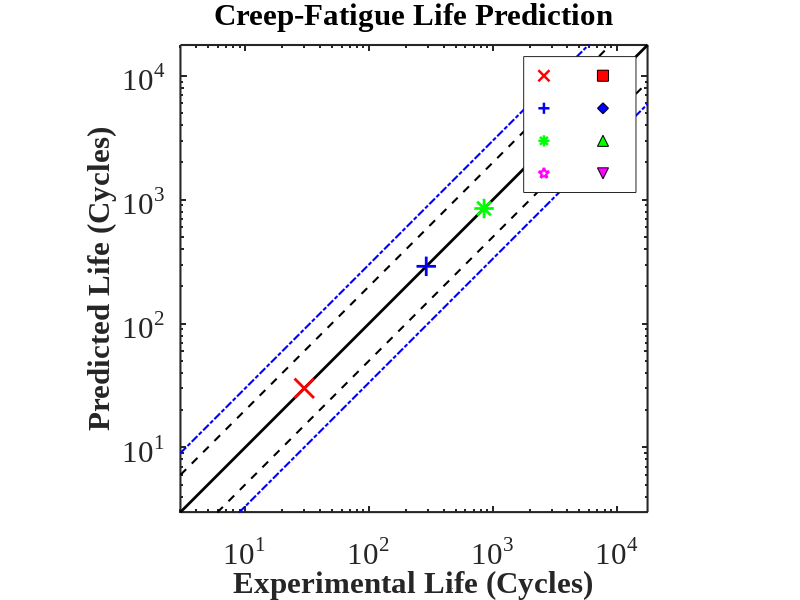

Write the MATLAB code that produced this figure. (Note: this script raises an error after producing the figure.)
clc;
clear;
close all;

%% 1. SETUP: DEFINE THE FOUR CASES
% =========================================================================
% CASE 1: 1.2% Strain 
cases(1).filename = 'cyclic_2_4.csv'; 
cases(1).epsilon_a = 0.012;      
cases(1).exp_life = 30;           

% CASE 2: 0.8% Strain 
cases(2).filename = 'cyclic_2_0.csv'; 
cases(2).epsilon_a = 0.010;      
cases(2).exp_life = 290;         

% CASE 3: 0.9% Strain 
cases(3).filename = 'cyclic_1_8.csv'; 
cases(3).epsilon_a = 0.009;      
cases(3).exp_life = 850;          

% CASE 4: 1.0% Strain 
cases(4).filename = 'cyclic_1_6.csv'; 
cases(4).epsilon_a = 0.008;      
cases(4).exp_life = 3557;         

% (Case 5 Removed)

% =========================================================================
% GLOBAL MATERIAL CONSTANTS
Sg = 0.055;      
%Sc = 0.9 * Sg;
Sc = 0.01268;
D0 = 0;          
%Dfc = 0.9;
Dfc =0.04;
n1 = 0.6;        
Q = 6.97e-19;    
T = 1033;        
R = 8.314;       

% Pre-allocate for 4 cases
pred_lives = zeros(1, 4);
exp_lives = zeros(1, 4);

%% 2. MAIN PROCESSING LOOP
for k = 1:length(cases)
    eps_a = cases(k).epsilon_a;
    current_file = cases(k).filename;
    B1 = 389501 - (630849 * eps_a) + (257797 * eps_a^2);
    phi = B1 * exp(-Q / (R * T));
    
    if isfile(current_file)
        data = readmatrix(current_file);
        time_col = data(:, 1);          
        entropy_rate_col = data(:, 25); 
        
        Delta_Sf = 0; 
        Dc = 0;       
        num_points = length(time_col);
        
        for i = 2:num_points
            t_current = time_col(i);
            dt = time_col(i) - time_col(i-1);
            s_dot = entropy_rate_col(i);
            
            is_creep = false;
            is_fatigue = false;
            
            % =========================================================
            % TIME LOGIC (Assuming Pure Fatigue for this script)
            % =========================================================
            if k == 1 
                if (t_current > 12 && t_current <= 60), is_fatigue = true; end
            elseif k == 2
               if (t_current > 10 && t_current <= 50), is_fatigue = true; end
            elseif k == 3
               if (t_current > 9 && t_current <= 45), is_fatigue = true; end
            elseif k == 4
                if (t_current > 8 && t_current <= 40), is_fatigue = true; end
            end
            
            if is_creep && s_dot > 0
                Dc = Dc + (1/phi)*(s_dot)^(1 - n1)*dt;
            elseif is_fatigue
                Delta_Sf = Delta_Sf + (s_dot * dt);
            end
        end
        
        if Delta_Sf >= Sg
            Df = 1.0; 
        else
            numerator = Dfc - D0;
            denominator = log(1 - Sc/Sg);
            log_term = log(1 - Delta_Sf/Sg);
            Df = D0 + (numerator / denominator) * log_term;
        end
        
        pred_lives(k) = 1 / (Dc + Df);
    else
        pred_lives(k) = NaN;
    end
    exp_lives(k) = cases(k).exp_life;
end

%% ========================================================================
%% 3. PLOT 1: PREDICTED vs EXPERIMENTAL LIFE
%% ========================================================================
figure('Color', 'w');
colors = {'r', 'b', 'g', 'm'}; % Removed 'k' (black)
pred_markers = {'s', 'd', '^', 'v'}; % Removed '>'
exp_markers = {'x', '+', '*', 'p'}; % Removed 's'
all_vals = [exp_lives, pred_lives];
limits = [min(all_vals(all_vals>0)) * 0.1, max(all_vals) * 5];
if isempty(limits) || isnan(limits(1)), limits = [1 10000]; end

% --- Reference Lines ---
hPerf = loglog(limits, limits, 'k-', 'LineWidth', 2); hold on;
h2x = loglog(limits, limits * 2, 'k--', 'LineWidth', 1.5);
loglog(limits, limits * 0.5, 'k--', 'LineWidth', 1.5);
h3x = loglog(limits, limits * 3, 'b-.', 'LineWidth', 1.5);
loglog(limits, limits / 3, 'b-.', 'LineWidth', 1.5);

% --- Plot Data ---
for k = 1:4
    hPred(k) = loglog(exp_lives(k), pred_lives(k), pred_markers{k}, ...
        'MarkerSize', 12, 'LineWidth', 1.5, ...
        'MarkerEdgeColor', 'k', 'MarkerFaceColor', colors{k});
    
    hExp(k) = loglog(exp_lives(k), exp_lives(k), exp_markers{k},...
        'MarkerSize',14,'LineWidth',2,'MarkerEdgeColor',colors{k},'MarkerFaceColor','none');
end

grid off; axis square;
xlim(limits); ylim(limits);

% --- Font Settings ---
set(gca, 'LineWidth', 1.5, 'FontSize', 22, 'FontName', 'Times New Roman');
xlabel('Experimental Life (Cycles)', 'FontWeight', 'bold', 'FontSize', 22, 'FontName', 'Times New Roman');
ylabel('Predicted Life (Cycles)', 'FontWeight', 'bold', 'FontSize', 22, 'FontName', 'Times New Roman');
title('Creep-Fatigue Life Prediction', 'FontWeight', 'bold', 'FontSize', 22, 'FontName', 'Times New Roman');

% --- Legend Construction ---
e1 = plot(nan,nan,exp_markers{1},'MarkerSize',11,'MarkerEdgeColor','r','LineWidth',1.8,'MarkerFaceColor','none');
e2 = plot(nan,nan,exp_markers{2},'MarkerSize',11,'MarkerEdgeColor','b','LineWidth',1.8,'MarkerFaceColor','none');
e3 = plot(nan,nan,exp_markers{3},'MarkerSize',11,'MarkerEdgeColor','g','LineWidth',1.8,'MarkerFaceColor','none');
e4 = plot(nan,nan,exp_markers{4},'MarkerSize',11,'MarkerEdgeColor','m','LineWidth',1.8,'MarkerFaceColor','none');

p1 = plot(nan,nan,pred_markers{1},'MarkerSize',10,'MarkerFaceColor','r','MarkerEdgeColor','k');
p2 = plot(nan,nan,pred_markers{2},'MarkerSize',10,'MarkerFaceColor','b','MarkerEdgeColor','k');
p3 = plot(nan,nan,pred_markers{3},'MarkerSize',10,'MarkerFaceColor','g','MarkerEdgeColor','k');
p4 = plot(nan,nan,pred_markers{4},'MarkerSize',10,'MarkerFaceColor','m','MarkerEdgeColor','k');

lgd = legend([e1 e2 e3 e4 p1 p2 p3 p4], ...
 {' ',' ',' ',' ',' ',' ',' ',' '}, ...
 'NumColumns', 2, ...
 'Location', 'best');

lgd.Title.String = 'Experiment          Simulation';
lgd.FontSize = 18;
lgd.FontName = 'Times New Roman';
legend boxon

% --- Annotation ---
annotation('textbox', [0.68 0.12 0.22 0.14], ...
    'String', {'\bfDD6, R_{\epsilon}=-1, (0/0)', '■ 760°C'}, ...
    'Interpreter','tex', ...
    'FontSize',22, ...
    'FontName','Times New Roman', ...
    'BackgroundColor','white', ...
    'EdgeColor','black', ...
    'LineWidth',1.2);
hold off;


%% ========================================================================
%% 4. PLOT 2: STRAIN RANGE vs LIFE (NO FIT, TIMES NEW ROMAN, LABEL (a))
%% ========================================================================
strain_range = 2 * [cases.epsilon_a];
X_sim = pred_lives;
X_exp = exp_lives;
Y_vals = strain_range; 

figure('Color','w'); hold on;

% --- PLOT POINTS ONLY ---
hExp = plot(X_exp, Y_vals, 'o', 'MarkerSize', 12, 'LineWidth', 1.5, ...
    'MarkerEdgeColor', 'k', 'MarkerFaceColor', 'r');

hSim = plot(X_sim, Y_vals, 's', 'MarkerSize', 12, 'LineWidth', 1.5, ...
    'MarkerEdgeColor', 'k', 'MarkerFaceColor', 'b');

% --- FORMATTING (No Bold, Times New Roman) ---
set(gca, 'XScale', 'log', 'YScale', 'linear', ...
         'FontSize', 22, ...
         'LineWidth', 1.5, ...
         'FontName', 'Times New Roman', ...
         'FontWeight', 'normal'); 

ylim([0.008 0.026]); 
xlim([10 100000]); 
yticks([0.008 0.012 0.016 0.020 0.024]);

xlabel('Cycles to Failure, N_f', ...
    'FontSize', 26, 'FontName', 'Times New Roman', 'FontWeight', 'normal');
ylabel('Strain Range, \Delta\epsilon', ...
    'FontSize', 26, 'FontName', 'Times New Roman', 'FontWeight', 'normal');

% Title removed as requested

grid on; box on;

% --- ADD LABEL (a) Top-Left ---
% Units 'normalized' places it relative to axes (0,0 is bottom-left, 1,1 is top-right)
text(0.02, 0.98, '(a)', ...
    'Units', 'normalized', ...
    'FontSize', 24, ...
    'FontName', 'Times New Roman', ...
    'FontWeight', 'normal', ...
    'VerticalAlignment', 'top', ...
    'HorizontalAlignment', 'left');

% --- LEGEND ---
lgd = legend([hExp, hSim], ...
    {'Experiment', 'Simulation'}, ...
    'Location', 'northeast');
lgd.FontSize = 24;
lgd.FontName = 'Times New Roman';
lgd.FontWeight = 'normal';
legend boxon

% --- ANNOTATION (Bottom Left) ---
annotation('textbox', [0.15 0.15 0.22 0.14], ...
    'String', {'DD6, R_{\epsilon}=-1, (0/0)', '■ 760°C'}, ...
    'Interpreter','tex', ...
    'FontSize', 24, ...
    'FontName', 'Times New Roman', ...
    'FontWeight', 'normal', ...
    'BackgroundColor','white', ...
    'EdgeColor','black', ...
    'LineWidth', 1.2);
hold off;

%% ========================================================================
%% 5. PLOT 3: STRAIN-LIFE WITH REGRESSION (Uniform Markers)
%% ========================================================================
figure('Color', 'w'); hold on;

% --- 1. PREPARE DATA ---
X_exp = exp_lives;
Y_exp = 2 * [cases.epsilon_a]; 
X_sim = pred_lives; 
Y_sim = Y_exp; 

% --- 2. PERFORM FITTING (Power Law: Y = A * X^b) ---
log_X = log10(X_exp);
log_Y = log10(Y_exp);
p = polyfit(log_X, log_Y, 1); 
b = p(1); 
A = 10^p(2); 

x_fit_line = logspace(log10(min(X_exp)*0.8), log10(max(X_exp)*1.5), 100);
y_fit_line = A * (x_fit_line).^b;

% --- 3. CALCULATE R-SQUARED (R2) ---
y_fit_at_data = polyval(p, log_X);
y_resid = log_Y - y_fit_at_data;
SS_resid = sum(y_resid.^2);
SS_total = (length(log_Y) - 1) * var(log_Y);
R2 = 1 - (SS_resid / SS_total);

% --- 4. PLOTTING ---
hFit = plot(x_fit_line, y_fit_line, 'k--', 'LineWidth', 2);

hSim = plot(X_sim, Y_sim, 's', 'MarkerSize', 12, ...
    'MarkerEdgeColor', 'k', 'MarkerFaceColor', 'b', 'LineWidth', 1.5);

hExp = plot(X_exp, Y_exp, 'o', 'MarkerSize', 12, ...
    'MarkerEdgeColor', 'k', 'MarkerFaceColor', 'r', 'LineWidth', 1.5);

% --- 5. FORMATTING ---
set(gca, 'XScale', 'log', 'YScale', 'log'); 
set(gca, 'LineWidth', 1.5, 'FontSize', 22, 'FontName', 'Times New Roman');

xlabel('Cycles to Failure, N_f', ...
    'FontWeight', 'bold', 'FontSize', 22, 'FontName', 'Times New Roman');
ylabel('Strain Range, \Delta\epsilon', ...
    'FontWeight', 'bold', 'FontSize', 22, 'FontName', 'Times New Roman');
title(['Coffin-Manson Fit (R^2 = ' sprintf('%.4f', R2) ')'], ...
    'FontWeight', 'bold', 'FontSize', 22, 'FontName', 'Times New Roman');

grid on; box on;
xlim([10 20000]); 
ylim([0.008 0.03]); % Adjusted slightly for 4 cases

% --- 6. LEGEND & ANNOTATION ---
lgd = legend([hExp, hSim, hFit], ...
    {'Experiment', 'Simulation', sprintf('Fit: \\Delta\\epsilon = %.3f N_f^{%.3f}', A, b)}, ...
    'Location', 'southeast');
lgd.FontSize = 18;
lgd.FontName = 'Times New Roman';
legend boxon;

annotation('textbox', [0.65 0.75 0.22 0.1], ...
    'String', {'\bf DD6 Superalloy', '760^{\circ}C'}, ...
    'Interpreter','tex', ...
    'FontSize',18, ...
    'FontName','Times New Roman', ...
    'BackgroundColor','white', ...
    'EdgeColor','black');

hold off;
%% ========================================================================
%% 4. PLOT 2: STRAIN RANGE vs LIFE (WITH POLYNOMIAL FIT)
%% ========================================================================
strain_range = 2 * [cases.epsilon_a];
X_sim = pred_lives;
X_exp = exp_lives;
Y_vals = strain_range; 

figure('Color','w','Position', [900 100 800 800]); hold on;

% --- 1. POLYNOMIAL FIT FOR SIMULATION DATA ---
% We fit log10(Life) vs Strain Range to get a smooth curve on the log scale
valid_idx = ~isnan(X_sim); % Ensure no NaN values interfere
logX = log10(X_sim(valid_idx));
Y_fit_data = Y_vals(valid_idx);

% Fit a 2nd degree polynomial: log10(Nf) = p1*eps^2 + p2*eps + p3
% Or more commonly for S-N: eps = p1*log10(Nf)^2 + ...
p = polyfit(logX, Y_fit_data, 2); 

% Generate points for a smooth dashed line
x_smooth = logspace(log10(min(X_sim)), log10(max(X_sim)), 100);
y_smooth = polyval(p, log10(x_smooth));

% Plot the Blue Dashed Fit Line
hFit = plot(x_smooth, y_smooth, 'b--', 'LineWidth', 2);

% --- 2. PLOT DATA POINTS ---
hExp = plot(X_exp, Y_vals, 'o', 'MarkerSize', 12, 'LineWidth', 1.5, ...
    'MarkerEdgeColor', 'k', 'MarkerFaceColor', 'r');
hSim = plot(X_sim, Y_vals, 's', 'MarkerSize', 12, 'LineWidth', 1.5, ...
    'MarkerEdgeColor', 'k', 'MarkerFaceColor', 'b');

% --- FORMATTING ---
set(gca, 'XScale', 'log', 'YScale', 'linear', ...
         'FontSize', 22, ...
         'LineWidth', 1.5, ...
         'FontName', 'Times New Roman', ...
         'FontWeight', 'normal', 'TickDir', 'in'); 

ylim([0.008 0.026]); 
xlim([10 100000]); 
yticks([0.008 0.012 0.016 0.020 0.024]);
xlabel('Cycles to Failure, N_f', 'FontSize', 26);
ylabel('Strain Range, \Delta\epsilon', 'FontSize', 26);

grid on; box on; axis square;

% Label (c)
text(0.02, 0.98, '(c)', 'Units', 'normalized', 'FontSize', 24, ...
    'FontName', 'Times New Roman', 'VerticalAlignment', 'top');

% --- LEGEND (Updated to include fit line) ---
lgd = legend([hExp, hSim, hFit], ...
    {'Experiment', 'Simulation', 'Sim. Trendline'}, ...
    'Location', 'northeast');
lgd.FontSize = 24;
legend boxon

% --- ANNOTATION (Bottom Left) ---
annotation('textbox', [0.15 0.17 0.3 0.14], ...
    'String', {'DD6, R_{\epsilon}=-1, (0/0)', '■ 760°C'}, ...
    'Interpreter','tex', ...
    'FontSize', 24, ...
    'FontName', 'Times New Roman', ...
    'FontWeight', 'normal', ...
    'BackgroundColor','white', ...
    'EdgeColor','black', ...
    'LineWidth', 1.2);

hold off;




%% ========================================================================
%% ========================================================================
%% ========================================================================
%% PLOT: HYSTERESIS LOOPS (ALL CYCLES) - FINAL FIGURE STYLE
%% ========================================================================
figure('Color', 'w', 'Units', 'pixels', 'Position', [100 100 850 800]); 
hold on;

% Updated file list and properties to match the reference image style
files = {'cyclic_1_6.csv', 'cyclic_1_8.csv', 'cyclic_2_0.csv', 'cyclic_2_4.csv'};
colors = {'#006400', '#FF0000', '#0000FF', '#00FF00'}; % Green, Red, Blue, Lime
markers = {'none', '>', 'o', 'd'}; 
labels = {'\Delta\epsilon/2 = 0.4%', '\Delta\epsilon/2 = 0.5%', ...
          '\Delta\epsilon/2 = 0.7%', '\Delta\epsilon/2 = 0.9%'};

for k = 1:length(files)
    current_file = files{k};
    
    if isfile(current_file)
        data = readmatrix(current_file);
        strain_all = data(:, 33); 
        stress_all = data(:, 36);
        
        % Plotting with markers and black edges as seen in the reference
        plot(strain_all, stress_all, '-', ...
            'Color', colors{k}, ...
            'LineWidth', 1.5, ...
            'Marker', markers{k}, ...
            'MarkerSize', 10, ...
            'MarkerFaceColor', 'none', ... % Hollow markers match your image
            'MarkerEdgeColor', 'k', ...
            'MarkerIndices', round(linspace(1, length(strain_all), 40)), ... 
            'DisplayName', labels{k});
    else
        fprintf('Warning: %s not found.\n', current_file);
    end
end
% 'k:' creates a black dotted line
xline(0, 'k:', 'LineWidth', 1.5, 'HandleVisibility', 'off'); % Vertical dotted line
yline(0, 'k:', 'LineWidth', 1.5, 'HandleVisibility', 'off'); % Horizontal dotted line
% --- FIGURE 4 FORMATTING ---
set(gca, 'LineWidth', 2, ...
         'FontSize', 24, ...
         'FontName', 'Times New Roman', ...
         'TickDir', 'in', ...
         'TickLength', [0.02 0.02], ...
         'Box', 'on', ...
         'XMinorTick', 'on', ...
         'YMinorTick', 'on');

xlabel('Strain, \epsilon', 'FontSize', 26, 'FontName', 'Times New Roman');
ylabel('Stress, \sigma (MPa)', 'FontSize', 26, 'FontName', 'Times New Roman');

axis square;
grid off;
set(gca, 'GridLineStyle', ':', 'GridAlpha', 0.4);

% Legend - Modified for the requested style
lgd = legend('show', 'Location', 'southeast');
set(lgd, 'FontSize', 22, 'FontName', 'Times New Roman', 'Box', 'on', 'Interpreter', 'tex');




hold off;
